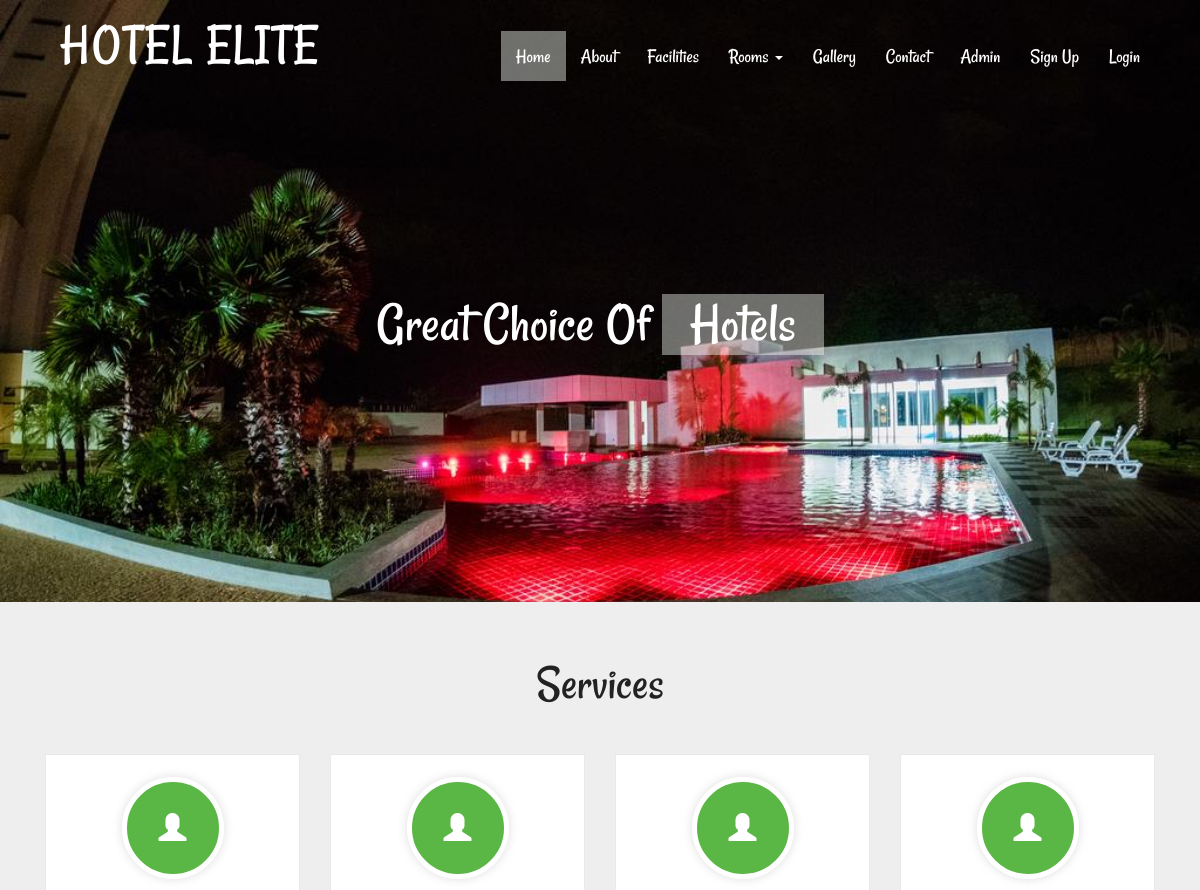
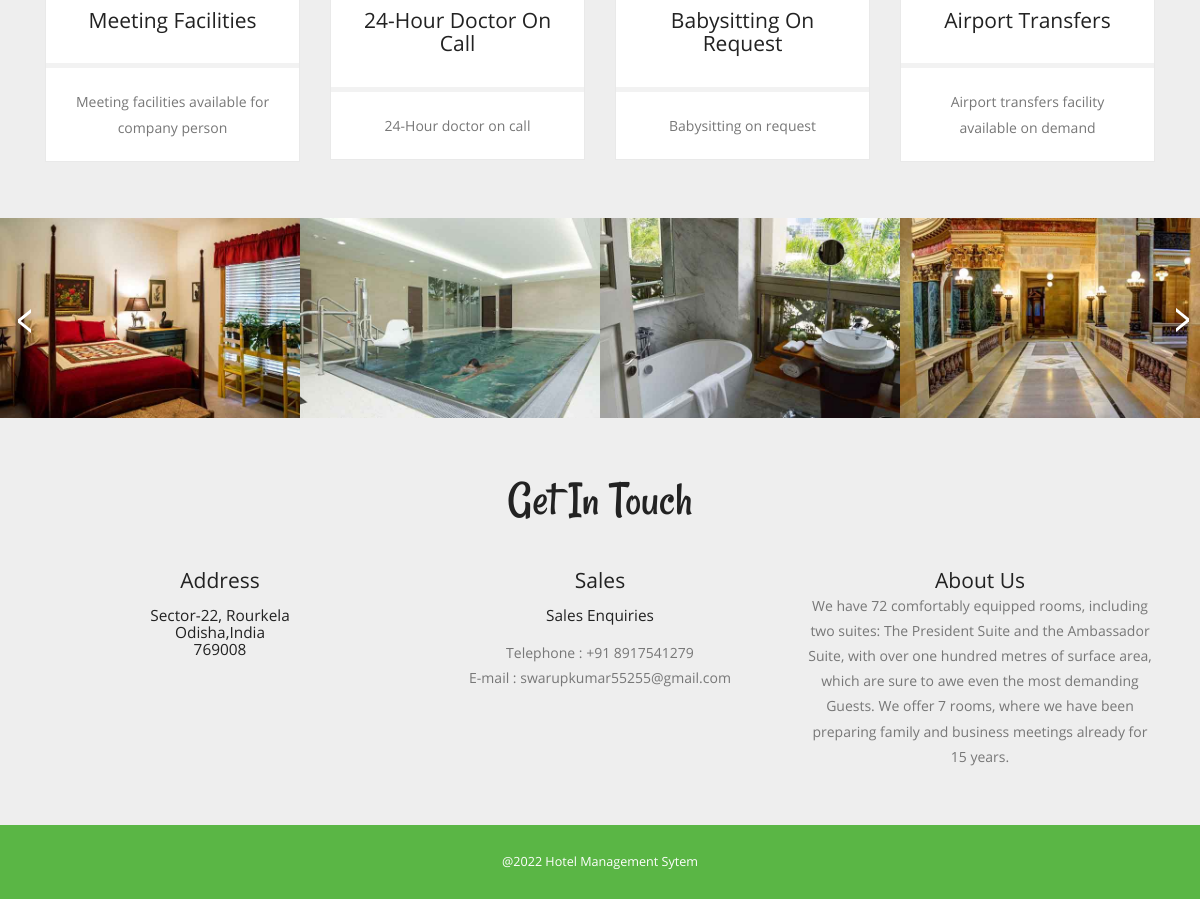
The page / on the database its author committed (2 pictures, top to bottom).
### hotel/models.py (models this page shows, shortened)
class Facility(models.Model):
    facilitytitle = models.CharField(max_length=100)
    description = models.CharField(max_length=500)
    image = models.FileField()

### hotel/views.py (the view)
# urls.py: path('',index, name='index'),
def index(request):
    facility = Facility.objects.all().order_by('-id')[:4]
    category = Category.objects.all()
    d = {'category': category,'facility': facility}
    return render(request, 'index.html',d)

### hotel/templates/index.html (shortened to what this page needs)
{% load static %}
{% block body %}
<html>
<head>
<link href="{% static 'css/bootstrap.css' %}" rel="stylesheet" type="text/css" media="all">
<link href="{% static 'css/style.css' %}" rel="stylesheet" type="text/css" media="all" />
</head>
<body>
			<div class="header">
				<div class="container">
				{% include 'header.html' %}
		<div class="slider">
			<div class="callbacks_container">
				  <ul class="rslides" id="slider">
						 <li>
							<h3>great choice of  <span>hotels</span> </h3>
						 </li>
					</ul>
				</div>
			</div>
		</div>
	</div>
		<div class="content">
		<div class="features">
					<div class="container">
						<h3>Services</h3>
							<div class="features-grids">
								  {% for i in facility %}
								<div class="col-md-3 feature-grid">
								<div class="feature">
									<div class="feature1">
										<span class="glyphicon glyphicon-user" aria-hidden="true"></span>
										<h4>{{i.facilitytitle}}</h4>
									</div>
									<div class="feature2">
										<p>{{i.description}} </p>
									</div>
								</div>
								</div>
								  {% endfor %}
									<div class="clearfix"></div>
							</div>
					</div>
				</div>
	<div class="slider1">
		<div class="arrival-grids">
			 <ul id="flexiselDemo1">
				 <li>
					 <a href="index.php"><img src="{% static 'images/s1.jpg' %}" alt=""/>
					 </a>
				 </li>
				 <li>
					 <a href="index.php"><img src="{% static 'images/s2.jpg' %}" alt=""/>
					 </a>
				 </li>
				 <li>
					 <a href="index.php"><img src="{% static 'images/s3.jpg' %}" alt=""/>
					 </a>
				 </li>
				 <li>
					 <a href="index.php"><img src="{% static 'images/s4.jpg' %}" alt=""/>
					 </a>
				 </li>
				</ul>
		</div>
	</div>
					{% include 'getintouch.html' %}
			</div>
		{% include 'footer.html' %}
</body>
</html>
 {% endblock %}

### hotel/static/css/style.css (style rules this page uses)
body a { transition:0.5s all; -webkit-transition:0.5s all; -moz-transition:0.5s all; -o-transition:0.5s all; -ms-transition:0.5s all; }
h1,h2,h3,h4,h5,h6 { padding:0 0; margin:0 0; }
p { padding:0 0; margin:0 0; }
ul { padding:0 0; margin:0 0; }
body { padding:0 0; margin:0 0; font-family: 'OpenSans-Regular' }
.header { background:url(../images/banner11.jpg) no-repeat 0px 0px; background-size:cover; -webkit-background-size: cover; -moz-background-size: cover; -o-background-size: cover; -ms-background-size: cover; min-height:764px; padding-bottom: 4em; }
.slider { position: relative; text-align: center; width: 100%; margin: 20em 0 0; }
.rslides { position: relative; list-style: none; overflow: hidden; width: 100%; padding: 0; margin: 0; }
.rslides h3 { color: #fff; font-size: 4em; text-transform: capitalize; font-family: 'Rancho-Regular'; }
.rslides h3 span { color: #fff; background-color: rgba(249, 255, 247, 0.42); padding: .5em; }
.rslides li { -webkit-backface-visibility: hidden; position: absolute; display: none; width: 100%; left: 0; top: 0; }
.rslides li:first-child { position: relative; display: block; float: left; }
.features { text-align: center; padding: 4em 0; background:#eee; }
.feature { background: #fff; border: 1px solid #E9E9E9; }
.features h3 { font-size: 3.5em; text-transform: capitalize; font-family: 'Rancho-Regular'; color: #222; }
.feature2 p { font-size: 1em; line-height: 1.8em; color: #777; border-top: 5px solid #F2F2F2; padding: 1.5em; }
.feature1 h4 { font-size: 1.5em; color: #222; padding: 1em 0 0.5em; text-transform: capitalize; }
span.glyphicon.glyphicon-user,span.glyphicon.glyphicon-camera,span.glyphicon.glyphicon-calendar,span.glyphicon.glyphicon-gift { border-radius: 4em; font-size: 2em; -webkit-border-radius: 4em; -moz-border-radius: 4em; -o-border-radius: 4em; border: 5px solid #FFF; box-shadow: 0px 0px 10px rgba(119, 119, 119, 0.25); -webkit-box-shadow: 0px 0px 10px rgba(119, 119, 119, 0.25); -moz-box-shadow: 0px 0px 10px rgba(119, 119, 119, 0.25); -o-box-shadow: 0px 0px 10px rgba(119, 119, 119, 0.25); display: inline-block; padding: 32px; background: #5ab645; background: -moz-linear-gradient(top, #03bcfd 0%, #019bd1 100%); background: -webkit-gradient(linear, left top, left bottom, color-stop(0%,#5ab645), color-stop(100%,#5ab645)); background: -webkit-linear-gradient(top, #5ab645 0%,#5ab645 100%); background: -o-linear-gradient(top, #03bcfd 0%,#019bd1 100%); background: -ms-linear-gradient(top, #03bcfd 0%,#019bd1 100%); background: linear-gradient(to bottom, #5ab645 0%,#5ab645 100%); filter: progid:DXImageTransform.Microsoft.gradient( startColorstr='#03bcfd', endColorstr='#019bd1',GradientType=0 ); cursor: pointer; transition: 0.5s ease; -moz-transition: 0.5s ease; -o-transition: 0.5s ease; -webkit-transition: 0.5s ease; color: #fff; }
.features-grids { margin-top: 3em; }
.feature1 { padding: 1.5em; }
#flexiselDemo1, #flexiselDemo2, #flexiselDemo3 { display: none; }
.nbs-flexisel-ul { position: relative; width: 9999px; margin: 0px; padding: 0px; list-style-type: none; text-align: center; }
.nbs-flexisel-item { float: left; margin: 0px; padding: 0px; cursor: pointer; position: relative; }
ul#flexiselDemo1 li a { text-decoration:none; display:block; }
.nbs-flexisel-item > a img { cursor: auto; position: relative; width: 100%; margin: 0; }
@media (max-width:1440px) { .slider { margin: 18em 0 0; } }
@media (max-width:1440px) { .header { min-height: 679px; } }
@media (max-width:1366px) { .header { min-height: 652px; } }
@media (max-width:1366px) { .slider { margin: 16em 0 0; } }
@media (max-width:1280px) { .header { min-height: 602px; } }
@media (max-width:1280px) { .slider { margin: 14em 0 0; } }

### rows shown on the page
Facility: facilitytitle "Meeting Facilities", description "Meeting facilities available for company person"
Facility: facilitytitle "24-Hour Doctor On Call", description "24-Hour doctor on call"
Facility: facilitytitle "Babysitting On Request", description "Babysitting on request"
Facility: facilitytitle "Airport Transfers", description "Airport transfers facility available on demand"
